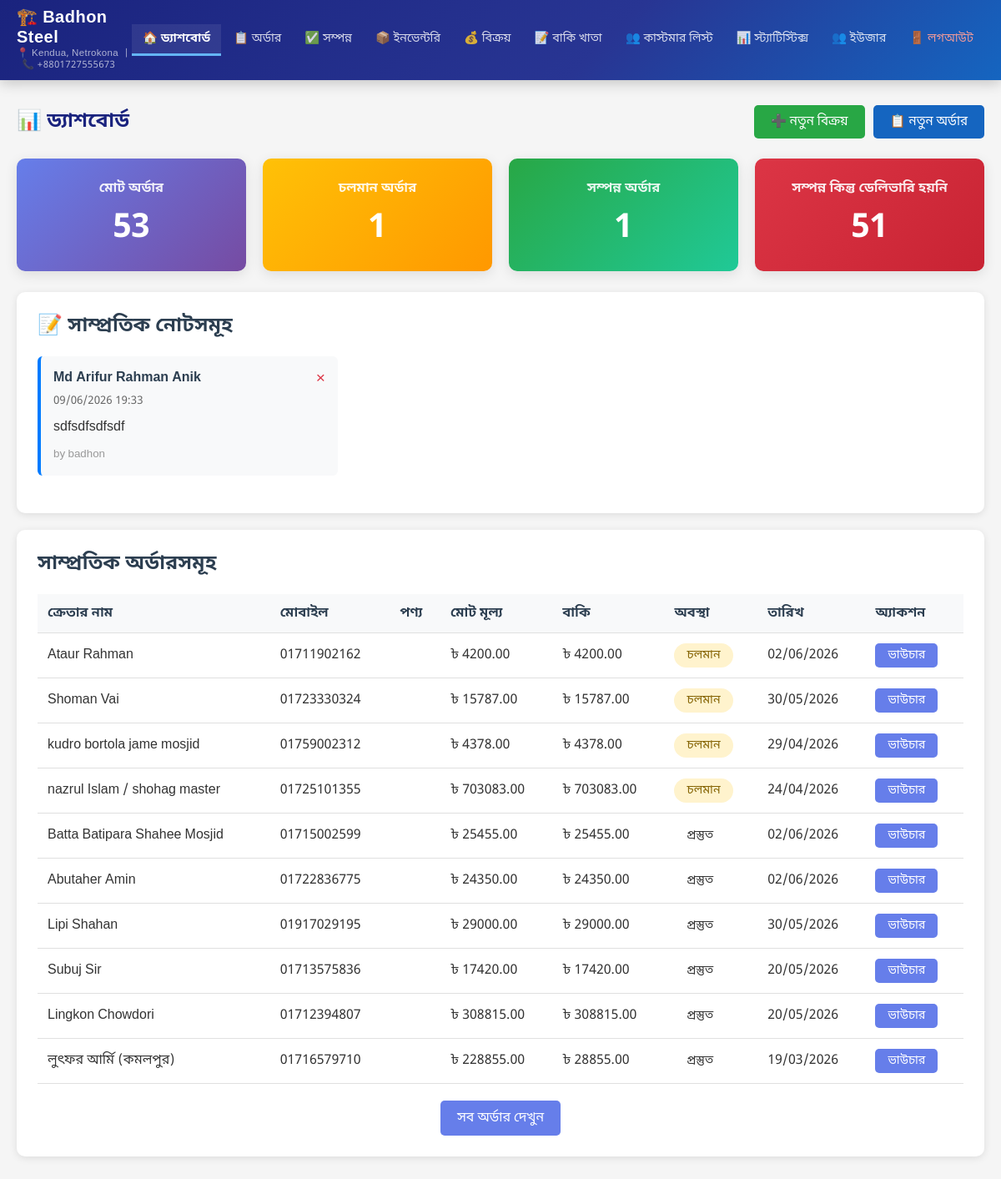
Before: /admin-panel/ (signed in) with the older database file.
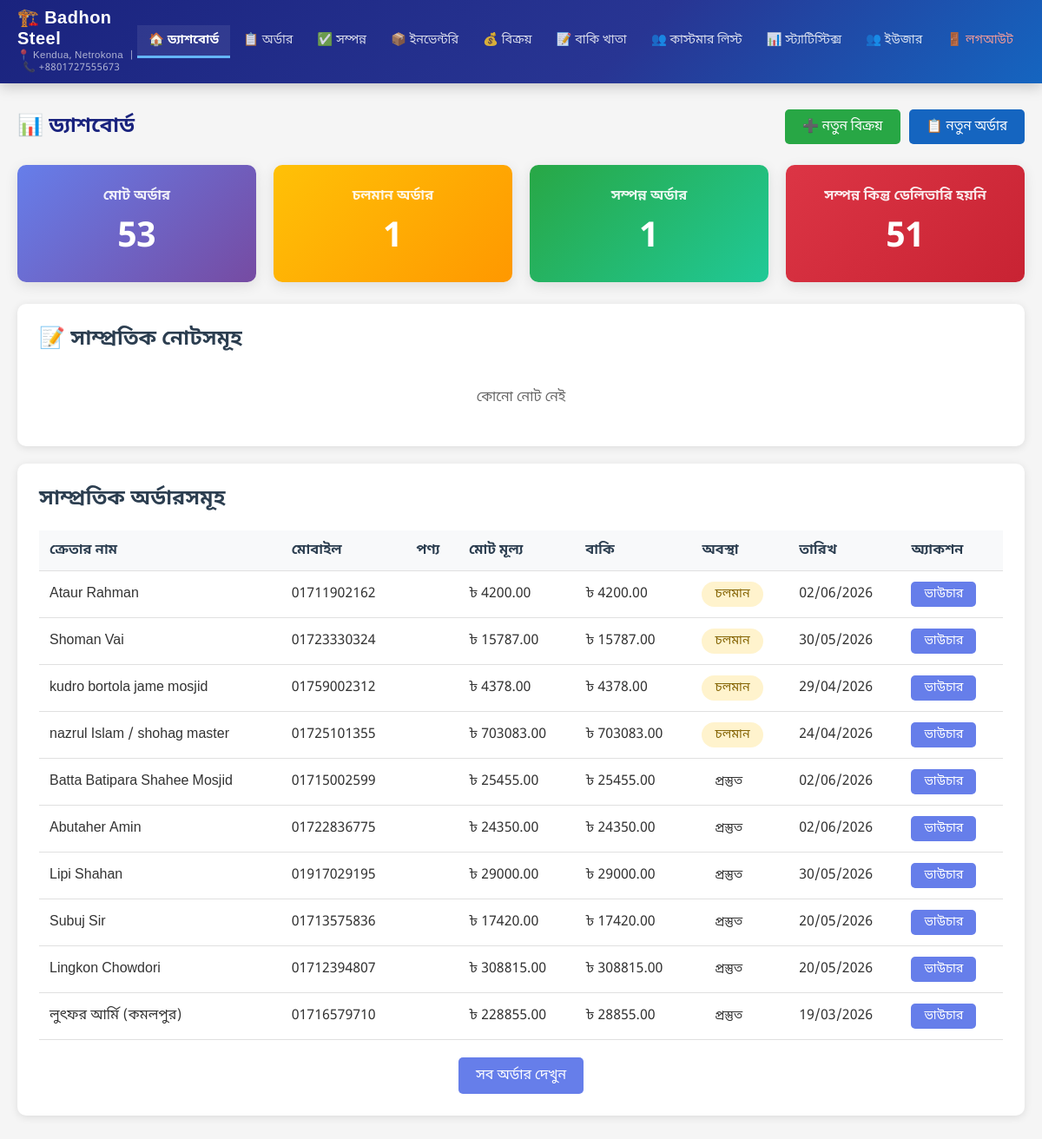
After: the same page with the newer database file.
### transactions/models.py (models this page shows, shortened)
class CustomerNote(models.Model):
    customer = models.ForeignKey(Customer, on_delete=models.CASCADE, related_name='notes', verbose_name='Customer')
    note = models.TextField(verbose_name='Note')
    created_by = models.ForeignKey('auth.User', on_delete=models.SET_NULL, null=True, blank=True, verbose_name='Created By')
    created_at = models.DateTimeField(auto_now_add=True, verbose_name='Created At')
    updated_at = models.DateTimeField(auto_now=True, verbose_name='Updated At')
    is_dismissed_from_dashboard = models.BooleanField(default=False, verbose_name='Dismissed from Dashboard')
    class Meta:
        verbose_name = 'Customer Note'
        verbose_name_plural = 'Customer Notes'
        ordering = ['-created_at']

class Customer(models.Model):
    name = models.CharField(max_length=200, verbose_name='Customer Name')
    mobile_number = models.CharField(max_length=20, unique=True, verbose_name='Mobile Number')
    address = models.TextField(verbose_name='Address', blank=True)
    current_balance = models.DecimalField(max_digits=10, decimal_places=2, verbose_name='Current Balance', default=0)
    created_at = models.DateTimeField(auto_now_add=True, verbose_name='Created At')
    updated_at = models.DateTimeField(auto_now=True, verbose_name='Updated At')
    class Meta:
        verbose_name = 'Customer'
        verbose_name_plural = 'Customers'
        ordering = ['-created_at']

### shop/models.py (models this page shows, shortened)
class Order(models.Model):
    STATUS_CHOICES = [
        ('pending', 'চলমান'),
        ('ready', 'প্রস্তুত'),
        ('completed', 'সম্পন্ন'),
    ]
    DELIVERY_STATUS_CHOICES = [
        ('not_delivered', 'ডেলিভারি হয়নি'),
        ('delivered', 'ডেলিভারি সম্পন্ন'),
    ]
    customer = models.ForeignKey(Customer, on_delete=models.PROTECT, related_name='orders', verbose_name='ক্রেতা', null=True, blank=True)
    customer_name = models.CharField(max_length=200, verbose_name='ক্রেতার নাম', null=True, blank=True)
    mobile_number = models.CharField(max_length=20, verbose_name='মোবাইল নাম্বার', null=True, blank=True)
    total_price = models.DecimalField(max_digits=10, decimal_places=2, verbose_name='মোট মূল্য', default=0)
    discount_percentage = models.DecimalField(max_digits=5, decimal_places=2, verbose_name='ডিসকাউন্ট (%)', default=0)
    discount_amount = models.DecimalField(max_digits=10, decimal_places=2, verbose_name='ডিসকাউন্ট টাকা', default=0)
    final_price = models.DecimalField(max_digits=10, decimal_places=2, verbose_name='চূড়ান্ত মূল্য', default=0)
    cash_paid = models.DecimalField(max_digits=10, decimal_places=2, verbose_name='নগদ পরিশোধ', default=0)
    due_amount = models.DecimalField(max_digits=10, decimal_places=2, verbose_name='বাকি টাকা', editable=False)
    initial_payment_migrated = models.BooleanField(default=False, verbose_name='প্রাথমিক পেমেন্ট OrderPayment-এ স্থানান্তরিত')
    order_date = models.DateField(default=timezone.now, verbose_name='অর্ডার নেওয়ার তারিখ')
    delivery_date = models.DateField(verbose_name='ডেলিভারির তারিখ')
    status = models.CharField(max_length=20, choices=STATUS_CHOICES, default='pending', verbose_name='প্রোডাক্ট অবস্থা')
    delivery_status = models.CharField(max_length=20, choices=DELIVERY_STATUS_CHOICES, default='not_delivered', verbose_name='ডেলিভারি অবস্থা')
    created_at = models.DateTimeField(auto_now_add=True, verbose_name='তৈরির সময়')
    updated_at = models.DateTimeField(auto_now=True, verbose_name='আপডেটের সময়')
    class Meta:
        verbose_name = 'অর্ডার'
        verbose_name_plural = 'অর্ডারসমূহ'
        ordering = ['-created_at']

### shop/views.py (the view)
# urls.py: path('admin-panel/', views.admin_dashboard, name='admin_dashboard'),
@login_required
def admin_dashboard(request):
    from transactions.models import Transaction
    total_orders = Transaction.objects.count()
    pending_orders = Transaction.objects.filter(status='pending').count()
    completed_orders = Transaction.objects.filter(status='completed', delivery_status='delivered').count()
    completed_not_delivered = Transaction.objects.filter(status='completed', delivery_status='not_delivered').count()
    recent_orders = Order.objects.exclude(status='completed').order_by('status', '-created_at')[:10]
    from transactions.models import CustomerNote
    recent_notes = CustomerNote.objects.filter(is_dismissed_from_dashboard=False).select_related('customer', 'created_by').order_by('-created_at')[:10]
    context = {
        'total_orders': total_orders,
        'pending_orders': pending_orders,
        'completed_orders': completed_orders,
        'completed_not_delivered': completed_not_delivered,
        'recent_orders': recent_orders,
        'recent_notes': recent_notes,
    }
    return render(request, 'admin_panel/dashboard.html', context)

### shop/templates/admin_panel/dashboard.html (shortened to what the changed rows need)
{% extends 'admin_panel/base.html' %}
{% block content %}
<div style="display:flex; justify-content:space-between; align-items:center; margin-bottom:24px; flex-wrap:wrap; gap:12px;">
    <h2 style="margin:0; color:#1a237e; font-size:1.5rem;">📊 ড্যাশবোর্ড</h2>
</div>
<div class="card">
    <h3 class="card-title">📝 সাম্প্রতিক নোটসমূহ</h3>
    {% if recent_notes %}
    <div style="display: grid; grid-template-columns: repeat(auto-fill, minmax(300px, 1fr)); gap: 15px; margin-bottom: 20px;">
        {% for note in recent_notes %}
        <div style="background: #f8f9fa; border-left: 4px solid #007bff; padding: 15px; border-radius: 6px; position: relative;" id="note-{{ note.pk }}">
            <div style="display: flex; justify-content: space-between; align-items: start; margin-bottom: 10px;">
                <div>
                    <h4 style="margin: 0 0 5px 0; color: #2c3e50;">{{ note.customer.name }}</h4>
                    <small style="color: #666;">{{ note.created_at|date:"d/m/Y H:i" }}</small>
                </div>
                <button onclick="deleteNote({{ note.pk }}, {{ note.customer.pk }})" style="background: none; border: none; color: #dc3545; cursor: pointer; font-size: 1.2rem; padding: 0;" title="মুছুন">×</button>
            </div>
            <p style="margin: 10px 0; color: #333; word-wrap: break-word;">{{ note.note }}</p>
            <small style="color: #999;">by {{ note.created_by.username }}</small>
        </div>
        {% endfor %}
    </div>
    {% else %}
    <p style="text-align: center; padding: 20px; color: #666;">কোনো নোট নেই</p>
    {% endif %}
</div>
<div class="card">
    {% if recent_orders %}
    <div style="overflow-x: auto;">
        <table class="recent-orders-table">
            <thead>
                <tr>
                    <th>ক্রেতার নাম</th>
                    <th>মোবাইল</th>
                    <th>পণ্য</th>
                    <th>মোট মূল্য</th>
                    <th>বাকি</th>
                    <th>অবস্থা</th>
                    <th>তারিখ</th>
                    <th>অ্যাকশন</th>
                </tr>
            </thead>
            <tbody>
                {% for order in recent_orders %}
                <tr>
                    <td>{{ order.customer_name }}</td>
                    <td>{{ order.mobile_number }}</td>
                    <td>{{ order.product_name }}</td>
                    <td>৳ {{ order.total_price }}</td>
                    <td>৳ {{ order.due_amount }}</td>
                    <td>
                        <span class="status-badge status-{{ order.status }}">
                            {{ order.get_status_display }}
                        </span>
                    </td>
                    <td>{{ order.order_date|date:"d/m/Y" }}</td>
                    <td>
                        <a href="{% url 'order_voucher' order.pk %}" class="btn btn-sm" target="_blank">ভাউচার</a>
                    </td>
                </tr>
                {% endfor %}
            </tbody>
        </table>
    </div>
    {% else %}
    <p style="text-align: center; padding: 30px; color: #666;">কোনো অর্ডার নেই।</p>
    {% endif %}
</div>
{% endblock %}

Changed rows visible on the page:
removed CustomerNote: customer.name "Md Arifur Rahman Anik", created_at "09/06/2026 19:33", note "sdfsdfsdfsdf", created_by.username "badhon"
Other visible differences:
text now shown: "কোনো নোট নেই"
